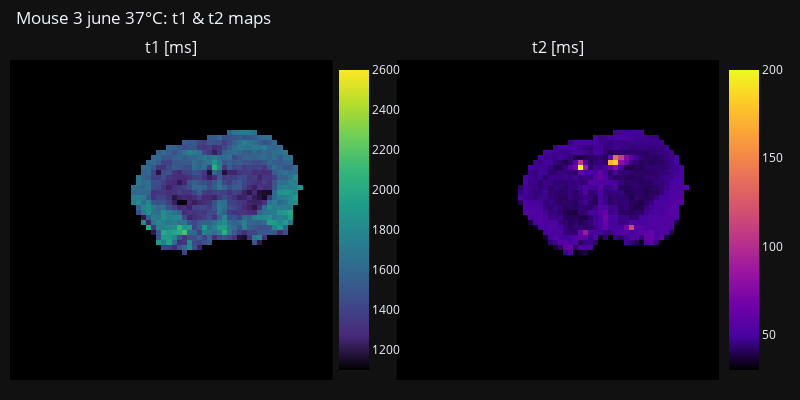

The code cell stored with this chart in its notebook:
### Markdown cell above
# t1 t2 plot #

### Code cell
# Create subplots with 1 row and 3 columns, increased horizontal spacing
fig = make_subplots(rows=1, cols=2, horizontal_spacing=0.09, subplot_titles=['t1 [ms]', 't2 [ms]'])

# Add heatmaps for the three arrays
heatmap_fs = go.Heatmap(z=t1*mask, colorscale=custom_viridis, coloraxis='coloraxis1')
heatmap_ksw = go.Heatmap(z=t2*mask, colorscale=custom_plasma, coloraxis='coloraxis2')
# heatmap_fs = go.Heatmap(z=t1, colorscale=custom_viridis, coloraxis='coloraxis1')
# heatmap_ksw = go.Heatmap(z=t2, colorscale=custom_plasma, coloraxis='coloraxis2')

fig.add_trace(heatmap_fs, row=1, col=1)
fig.add_trace(heatmap_ksw, row=1, col=2)

fig.update_layout(
    template='plotly_dark',  # Set the theme to plotly dark
    title_text=f"Mouse {subject_i+1} {date} {temp}°C: t1 & t2 maps",
    showlegend=False,  # Hide legend
    height=400,  # 345
    width=800,  # Set a width based on your preference
    margin=dict(l=10, r=40, t=60, b=20),  # Adjust top and bottom margins
    title=dict(x=0.02, y=0.97)  # Adjust the title position
)

# Add individual titles and separate colorbars
for i, title in enumerate(['t1', 't2'], start=1):
    fig.update_xaxes(row=1, col=i, showgrid=False, showticklabels=False)
    fig.update_yaxes(showgrid=False, row=1, col=i, showticklabels=False, autorange='reversed')  # Reverse the y-axis

# Manually add separate colorbars
colorbar_fs = {'colorscale': custom_viridis, 'cmin': 1100, 'cmax': 2600}
colorbar_ksw = {'colorscale': custom_plasma, 'cmin': 30, 'cmax': 200}

fig.update_layout(
    coloraxis1=colorbar_fs,
    coloraxis2=colorbar_ksw,
    coloraxis_colorbar=dict(x=0.45, y=0.5),
    coloraxis2_colorbar=dict(x=1, y=0.5),
)

# Show the plot
fig.show()

pio.write_image(fig, f'{subject_image_path}/t1_t2.jpeg')

### Figure 1 — Plotly figure (JSON) as saved in the notebook; plotly's stock layout.template omitted (floating-point values rounded to 4 significant figures; data arrays with more than 128 entries replaced by an {"elided": "..."} marker saying what was removed)
{"data": [{"coloraxis": "coloraxis", "colorscale": [[0.0, "#000000"], [0.1111, "#482878"], [0.2222, "#3e4989"], [0.3333, "#31688e"], [0.4444, "#26828e"], [0.5556, "#1f9e89"], [0.6667, "#35b779"], [0.7778, "#6ece58"], [0.8889, "#b5de2b"], [1.0, "#fde725"]], "z": {"elided": "64x64 float values"}, "type": "heatmap", "xaxis": "x", "yaxis": "y"}, {"coloraxis": "coloraxis2", "colorscale": [[0.0, "#000000"], [0.1111, "#46039f"], [0.2222, "#7201a8"], [0.3333, "#9c179e"], [0.4444, "#bd3786"], [0.5556, "#d8576b"], [0.6667, "#ed7953"], [0.7778, "#fb9f3a"], [0.8889, "#fdca26"], [1.0, "#f0f921"]], "z": {"elided": "64x64 float values"}, "type": "heatmap", "xaxis": "x2", "yaxis": "y2"}], "layout": {"xaxis": {"anchor": "y", "domain": [0.0, 0.455], "showgrid": false, "showticklabels": false}, "yaxis": {"anchor": "x", "domain": [0.0, 1.0], "showgrid": false, "showticklabels": false, "autorange": "reversed"}, "xaxis2": {"anchor": "y2", "domain": [0.545, 1.0], "showgrid": false, "showticklabels": false}, "yaxis2": {"anchor": "x2", "domain": [0.0, 1.0], "showgrid": false, "showticklabels": false, "autorange": "reversed"}, "annotations": [{"font": {"size": 16}, "showarrow": false, "text": "t1 [ms]", "x": 0.2275, "xanchor": "center", "xref": "paper", "y": 1.0, "yanchor": "bottom", "yref": "paper"}, {"font": {"size": 16}, "showarrow": false, "text": "t2 [ms]", "x": 0.7725, "xanchor": "center", "xref": "paper", "y": 1.0, "yanchor": "bottom", "yref": "paper"}], "title": {"text": "Mouse 3 june 37°C: t1 & t2 maps", "x": 0.02, "y": 0.97}, "margin": {"l": 10, "r": 40, "t": 60, "b": 20}, "showlegend": false, "height": 400, "width": 800, "coloraxis": {"colorbar": {"x": 0.45, "y": 0.5}, "colorscale": [[0.0, "#000000"], [0.1111, "#482878"], [0.2222, "#3e4989"], [0.3333, "#31688e"], [0.4444, "#26828e"], [0.5556, "#1f9e89"], [0.6667, "#35b779"], [0.7778, "#6ece58"], [0.8889, "#b5de2b"], [1.0, "#fde725"]], "cmin": 1100, "cmax": 2600}, "coloraxis2": {"colorscale": [[0.0, "#000000"], [0.1111, "#46039f"], [0.2222, "#7201a8"], [0.3333, "#9c179e"], [0.4444, "#bd3786"], [0.5556, "#d8576b"], [0.6667, "#ed7953"], [0.7778, "#fb9f3a"], [0.8889, "#fdca26"], [1.0, "#f0f921"]], "cmin": 30, "cmax": 200, "colorbar": {"x": 1, "y": 0.5}}}}
